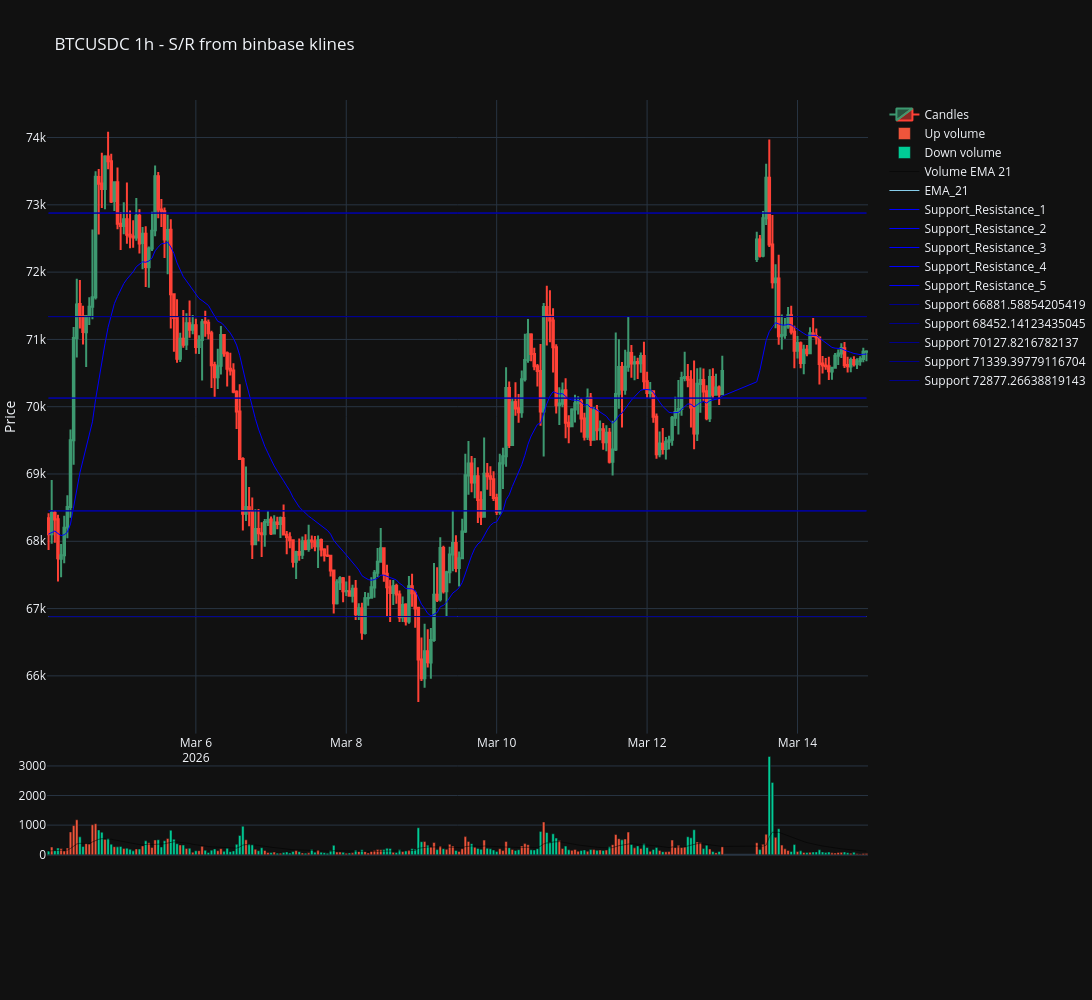

Notebook source saved alongside this figure:
### Code cell
sym.plot(support_lines=s_lines, resistance_lines=r_lines, title="BTCUSDC 1h - S/R from binbase klines")

### Figure 1 — Plotly figure (JSON) as saved in the notebook; plotly's stock layout.template omitted (floating-point values rounded to 4 significant figures; data arrays with more than 128 entries replaced by an {"elided": "..."} marker saying what was removed)
{"data": [{"close": {"elided": "252 float values"}, "high": {"elided": "252 float values"}, "low": {"elided": "252 float values"}, "name": "Candles", "open": {"elided": "252 float values"}, "x": {"elided": "252 str values"}, "type": "candlestick", "xaxis": "x", "yaxis": "y"}, {"name": "Up volume", "x": ["2026-03-04T02:00:00+01:00", "2026-03-04T05:00:00+01:00", "2026-03-04T06:00:00+01:00", "2026-03-04T07:00:00+01:00", "2026-03-04T08:00:00+01:00", "2026-03-04T09:00:00+01:00", "2026-03-04T10:00:00+01:00", "2026-03-04T13:00:00+01:00", "2026-03-04T14:00:00+01:00", "2026-03-04T15:00:00+01:00", "2026-03-04T16:00:00+01:00", "2026-03-04T19:00:00+01:00", "2026-03-04T22:00:00+01:00", "2026-03-05T01:00:00+01:00", "2026-03-05T05:00:00+01:00", "2026-03-05T07:00:00+01:00", "2026-03-05T09:00:00+01:00", "2026-03-05T10:00:00+01:00", "2026-03-05T11:00:00+01:00", "2026-03-05T15:00:00+01:00", "2026-03-05T19:00:00+01:00", "2026-03-05T21:00:00+01:00", "2026-03-05T23:00:00+01:00", "2026-03-06T01:00:00+01:00", "2026-03-06T02:00:00+01:00", "2026-03-06T07:00:00+01:00", "2026-03-06T08:00:00+01:00", "2026-03-06T16:00:00+01:00", "2026-03-06T19:00:00+01:00", "2026-03-06T22:00:00+01:00", "2026-03-06T23:00:00+01:00", "2026-03-07T01:00:00+01:00", "2026-03-07T03:00:00+01:00", "2026-03-07T08:00:00+01:00", "2026-03-07T10:00:00+01:00", "2026-03-07T12:00:00+01:00", "2026-03-07T15:00:00+01:00", "2026-03-07T21:00:00+01:00", "2026-03-07T22:00:00+01:00", "2026-03-08T00:00:00+01:00", "2026-03-08T02:00:00+01:00", "2026-03-08T04:00:00+01:00", "2026-03-08T06:00:00+01:00", "2026-03-08T07:00:00+01:00", "2026-03-08T08:00:00+01:00", "2026-03-08T09:00:00+01:00", "2026-03-08T10:00:00+01:00", "2026-03-08T11:00:00+01:00", "2026-03-08T15:00:00+01:00", "2026-03-08T18:00:00+01:00", "2026-03-08T20:00:00+01:00", "2026-03-09T01:00:00+01:00", "2026-03-09T03:00:00+01:00", "2026-03-09T04:00:00+01:00", "2026-03-09T06:00:00+01:00", "2026-03-09T08:00:00+01:00", "2026-03-09T09:00:00+01:00", "2026-03-09T10:00:00+01:00", "2026-03-09T12:00:00+01:00", "2026-03-09T13:00:00+01:00", "2026-03-09T14:00:00+01:00", "2026-03-09T15:00:00+01:00", "2026-03-09T17:00:00+01:00", "2026-03-09T20:00:00+01:00", "2026-03-10T01:00:00+01:00", "2026-03-10T02:00:00+01:00", "2026-03-10T03:00:00+01:00", "2026-03-10T05:00:00+01:00", "2026-03-10T08:00:00+01:00", "2026-03-10T09:00:00+01:00", "2026-03-10T10:00:00+01:00", "2026-03-10T15:00:00+01:00", "2026-03-10T20:00:00+01:00", "2026-03-10T21:00:00+01:00", "2026-03-11T00:00:00+01:00", "2026-03-11T01:00:00+01:00", "2026-03-11T02:00:00+01:00", "2026-03-11T05:00:00+01:00", "2026-03-11T07:00:00+01:00", "2026-03-11T09:00:00+01:00", "2026-03-11T11:00:00+01:00", "2026-03-11T13:00:00+01:00", "2026-03-11T14:00:00+01:00", "2026-03-11T15:00:00+01:00", "2026-03-11T17:00:00+01:00", "2026-03-11T18:00:00+01:00", "2026-03-11T20:00:00+01:00", "2026-03-11T22:00:00+01:00", "2026-03-12T01:00:00+01:00", "2026-03-12T04:00:00+01:00", "2026-03-12T06:00:00+01:00", "2026-03-12T07:00:00+01:00", "2026-03-12T08:00:00+01:00", "2026-03-12T09:00:00+01:00", "2026-03-12T10:00:00+01:00", "2026-03-12T11:00:00+01:00", "2026-03-12T12:00:00+01:00", "2026-03-12T16:00:00+01:00", "2026-03-12T17:00:00+01:00", "2026-03-12T20:00:00+01:00", "2026-03-12T22:00:00+01:00", "2026-03-13T00:00:00+01:00", "2026-03-13T11:00:00+01:00", "2026-03-13T13:00:00+01:00", "2026-03-13T14:00:00+01:00", "2026-03-13T17:00:00+01:00", "2026-03-13T19:00:00+01:00", "2026-03-13T20:00:00+01:00", "2026-03-13T21:00:00+01:00", "2026-03-14T00:00:00+01:00", "2026-03-14T02:00:00+01:00", "2026-03-14T04:00:00+01:00", "2026-03-14T11:00:00+01:00", "2026-03-14T12:00:00+01:00", "2026-03-14T13:00:00+01:00", "2026-03-14T14:00:00+01:00", "2026-03-14T17:00:00+01:00", "2026-03-14T19:00:00+01:00", "2026-03-14T20:00:00+01:00", "2026-03-14T21:00:00+01:00", "2026-03-14T22:00:00+01:00"], "y": [258.1, 210.2, 123.1, 225.6, 770.3, 984.8, 1180.0, 374.9, 358.1, 1014.0, 1047.0, 521.4, 272.0, 207.0, 195.3, 297.8, 404.1, 245.3, 497.3, 546.9, 330.0, 214.1, 85.88, 135.8, 283.9, 134.3, 205.2, 503.2, 184.6, 144.1, 75.7, 88.49, 53.27, 138.9, 60.78, 62.64, 158.0, 92.65, 90.19, 46.96, 63.01, 110.5, 107.4, 55.47, 114.0, 144.0, 174.0, 164.8, 79.86, 106.4, 158.1, 445.2, 258.0, 412.5, 291.1, 180.6, 352.4, 292.5, 110.2, 201.3, 611.7, 446.4, 251.1, 493.0, 201.6, 144.1, 446.0, 176.9, 292.2, 375.1, 339.8, 1106.0, 477.0, 210.4, 146.9, 177.9, 116.7, 115.4, 172.2, 157.1, 155.1, 339.5, 682.1, 542.5, 533.0, 763.3, 231.7, 213.3, 113.6, 143.9, 99.45, 107.1, 495.8, 243.1, 316.0, 241.9, 259.0, 430.7, 402.4, 192.8, 70.47, 266.7, 403.6, 351.3, 693.0, 585.9, 324.9, 197.6, 144.7, 107.9, 76.69, 81.49, 62.53, 57.43, 76.86, 78.98, 46.5, 28.56, 20.16, 40.5, 36.87], "type": "bar", "xaxis": "x2", "yaxis": "y2"}, {"name": "Down volume", "x": {"elided": "131 str values"}, "y": {"elided": "131 float values"}, "type": "bar", "xaxis": "x2", "yaxis": "y2"}, {"line": {"color": "black", "width": 0.5}, "name": "Volume EMA 21", "x": {"elided": "252 str values"}, "y": {"elided": "252 float values"}, "type": "scatter", "xaxis": "x2", "yaxis": "y2"}, {"line": {"color": "skyblue", "width": 1}, "mode": "lines", "name": "EMA_21", "showlegend": true, "x": {"elided": "252 str values"}, "y": {"elided": "252 float values"}, "yaxis": "y", "type": "scatter", "xaxis": "x"}, {"line": {"color": "blue", "width": 1}, "mode": "lines", "name": "Support_Resistance_1", "showlegend": true, "x": {"elided": "252 str values"}, "y": {"elided": "252 float values"}, "yaxis": "y", "type": "scatter", "xaxis": "x"}, {"line": {"color": "blue", "width": 1}, "mode": "lines", "name": "Support_Resistance_2", "showlegend": true, "x": {"elided": "252 str values"}, "y": {"elided": "252 float values"}, "yaxis": "y", "type": "scatter", "xaxis": "x"}, {"line": {"color": "blue", "width": 1}, "mode": "lines", "name": "Support_Resistance_3", "showlegend": true, "x": {"elided": "252 str values"}, "y": {"elided": "252 float values"}, "yaxis": "y", "type": "scatter", "xaxis": "x"}, {"line": {"color": "blue", "width": 1}, "mode": "lines", "name": "Support_Resistance_4", "showlegend": true, "x": {"elided": "252 str values"}, "y": {"elided": "252 float values"}, "yaxis": "y", "type": "scatter", "xaxis": "x"}, {"line": {"color": "blue", "width": 1}, "mode": "lines", "name": "Support_Resistance_5", "showlegend": true, "x": {"elided": "252 str values"}, "y": {"elided": "252 float values"}, "yaxis": "y", "type": "scatter", "xaxis": "x"}, {"line": {"color": "darkblue", "width": 1}, "mode": "lines", "name": "Support 66881.58854205419", "showlegend": true, "x": {"elided": "252 str values"}, "y": {"elided": "252 float values"}, "yaxis": "y", "type": "scatter", "xaxis": "x"}, {"line": {"color": "darkblue", "width": 1}, "mode": "lines", "name": "Support 68452.14123435045", "showlegend": true, "x": {"elided": "252 str values"}, "y": {"elided": "252 float values"}, "yaxis": "y", "type": "scatter", "xaxis": "x"}, {"line": {"color": "darkblue", "width": 1}, "mode": "lines", "name": "Support 70127.8216782137", "showlegend": true, "x": {"elided": "252 str values"}, "y": {"elided": "252 float values"}, "yaxis": "y", "type": "scatter", "xaxis": "x"}, {"line": {"color": "darkblue", "width": 1}, "mode": "lines", "name": "Support 71339.39779116704", "showlegend": true, "x": {"elided": "252 str values"}, "y": {"elided": "252 float values"}, "yaxis": "y", "type": "scatter", "xaxis": "x"}, {"line": {"color": "darkblue", "width": 1}, "mode": "lines", "name": "Support 72877.26638819143", "showlegend": true, "x": {"elided": "252 str values"}, "y": {"elided": "252 float values"}, "yaxis": "y", "type": "scatter", "xaxis": "x"}], "layout": {"xaxis": {"anchor": "y", "domain": [0.0, 1.0], "matches": "x3", "showticklabels": true, "rangeslider": {"visible": false}}, "yaxis": {"anchor": "x", "domain": [0.28, 1.0], "title": {"text": "Price"}, "autorange": true, "fixedrange": false}, "xaxis2": {"anchor": "y2", "domain": [0.0, 1.0], "matches": "x3", "showticklabels": false}, "yaxis2": {"anchor": "x2", "domain": [0.14, 0.26], "autorange": true, "fixedrange": false}, "xaxis3": {"anchor": "y3", "domain": [0.0, 1.0]}, "yaxis3": {"anchor": "x3", "domain": [0.0, 0.12], "autorange": true, "fixedrange": false}, "margin": {"l": 1, "r": 1, "b": 20, "t": 100}, "yaxis4": {"autorange": true, "fixedrange": false}, "yaxis5": {"autorange": true, "fixedrange": false}, "yaxis6": {"autorange": true, "fixedrange": false}, "yaxis7": {"autorange": true, "fixedrange": false}, "yaxis8": {"autorange": true, "fixedrange": false}, "yaxis9": {"autorange": true, "fixedrange": false}, "yaxis10": {"autorange": true, "fixedrange": false}, "yaxis11": {"autorange": true, "fixedrange": false}, "yaxis12": {"autorange": true, "fixedrange": false}, "yaxis13": {"autorange": true, "fixedrange": false}, "yaxis14": {"autorange": true, "fixedrange": false}, "yaxis15": {"autorange": true, "fixedrange": false}, "title": {"text": "BTCUSDC 1h - S/R from binbase klines"}, "autosize": false, "width": 1800, "height": 1000}}
